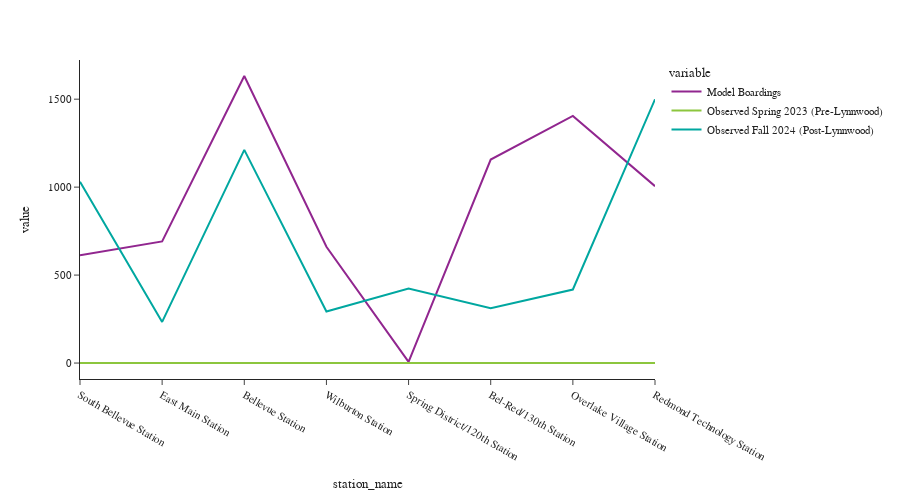

Notebook source saved alongside this figure:
### Code cell
fig = px.line(df_2_line)
fig.update_layout(height=500, width=900, font=dict(size=11),
                  yaxis_tickformat = '.00f')
fig.show()

### Figure 1 — Plotly figure (JSON) as saved in the notebook; plotly's stock layout.template omitted (floating-point values rounded to 4 significant figures)
{"data": [{"hovertemplate": "variable=Model Boardings<br>station_name=%{x}<br>value=%{y}<extra></extra>", "legendgroup": "Model Boardings", "line": {"color": "#91268F", "dash": "solid"}, "marker": {"symbol": "circle"}, "mode": "lines", "name": "Model Boardings", "orientation": "v", "showlegend": true, "type": "scatter", "x": ["South Bellevue Station", "East Main Station", "Bellevue Station", "Wilburton Station", "Spring District/120th Station", "Bel-Red/130th Station", "Overlake Village Station", "Redmond Technology Station"], "xaxis": "x", "y": [613.2, 691.6, 1632.0, 660.9, 6.282, 1157.0, 1405.0, 1005.0], "yaxis": "y"}, {"hovertemplate": "variable=Observed Spring 2023 (Pre-Lynnwood)<br>station_name=%{x}<br>value=%{y}<extra></extra>", "legendgroup": "Observed Spring 2023 (Pre-Lynnwood)", "line": {"color": "#8CC63E", "dash": "solid"}, "marker": {"symbol": "circle"}, "mode": "lines", "name": "Observed Spring 2023 (Pre-Lynnwood)", "orientation": "v", "showlegend": true, "type": "scatter", "x": ["South Bellevue Station", "East Main Station", "Bellevue Station", "Wilburton Station", "Spring District/120th Station", "Bel-Red/130th Station", "Overlake Village Station", "Redmond Technology Station"], "xaxis": "x", "y": [0, 0, 0, 0, 0, 0, 0, 0], "yaxis": "y"}, {"hovertemplate": "variable=Observed Fall 2024 (Post-Lynnwood)<br>station_name=%{x}<br>value=%{y}<extra></extra>", "legendgroup": "Observed Fall 2024 (Post-Lynnwood)", "line": {"color": "#00A7A0", "dash": "solid"}, "marker": {"symbol": "circle"}, "mode": "lines", "name": "Observed Fall 2024 (Post-Lynnwood)", "orientation": "v", "showlegend": true, "type": "scatter", "x": ["South Bellevue Station", "East Main Station", "Bellevue Station", "Wilburton Station", "Spring District/120th Station", "Bel-Red/130th Station", "Overlake Village Station", "Redmond Technology Station"], "xaxis": "x", "y": [1031, 234, 1212, 293, 424, 311, 418, 1499], "yaxis": "y"}], "layout": {"font": {"size": 11}, "height": 500, "legend": {"title": {"text": "variable"}, "tracegroupgap": 0}, "margin": {"t": 60}, "width": 900, "xaxis": {"anchor": "y", "domain": [0, 1], "title": {"text": "station_name"}}, "yaxis": {"anchor": "x", "domain": [0, 1], "tickformat": ".00f", "title": {"text": "value"}}}}
